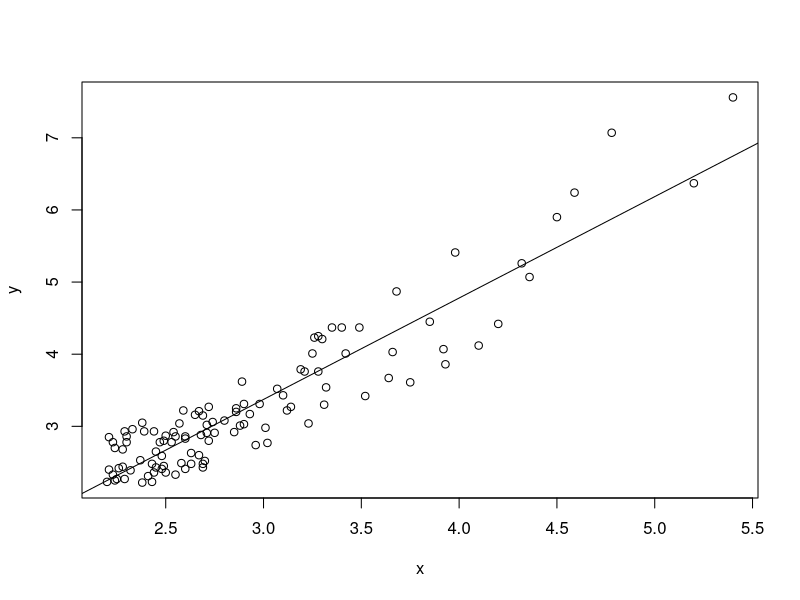
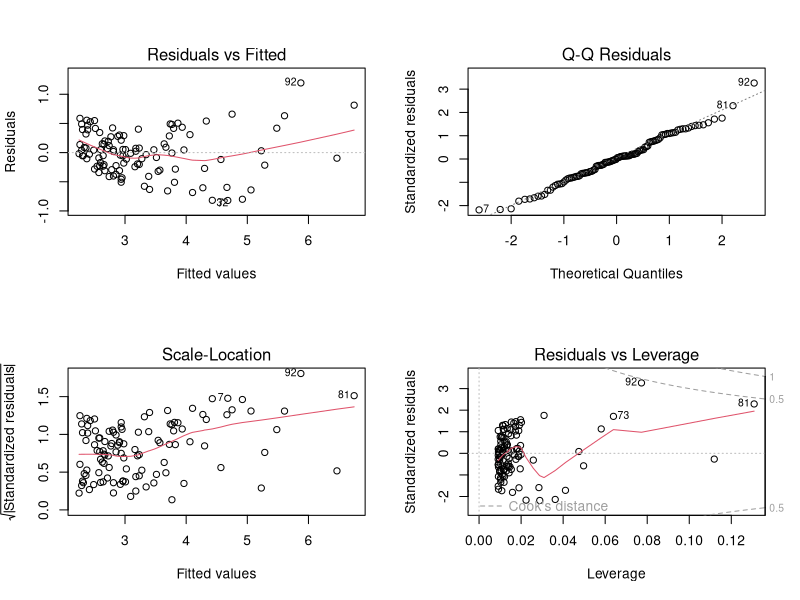
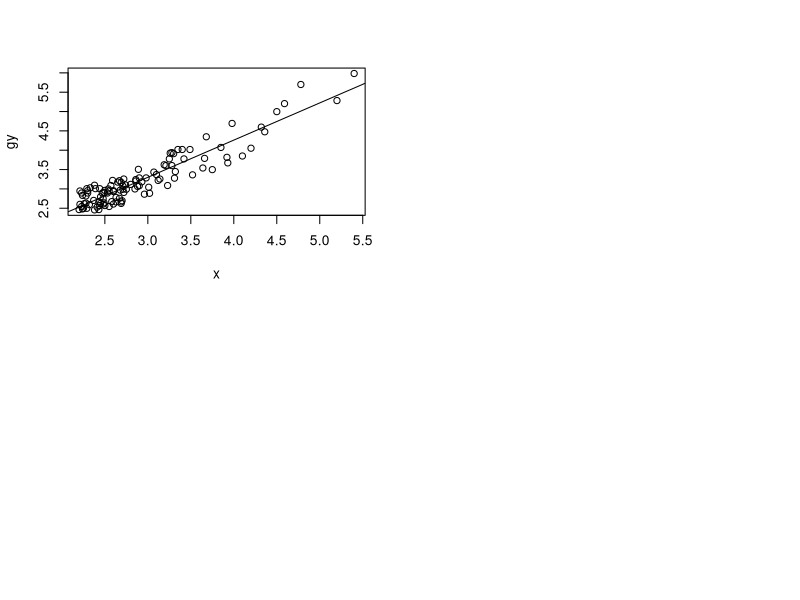
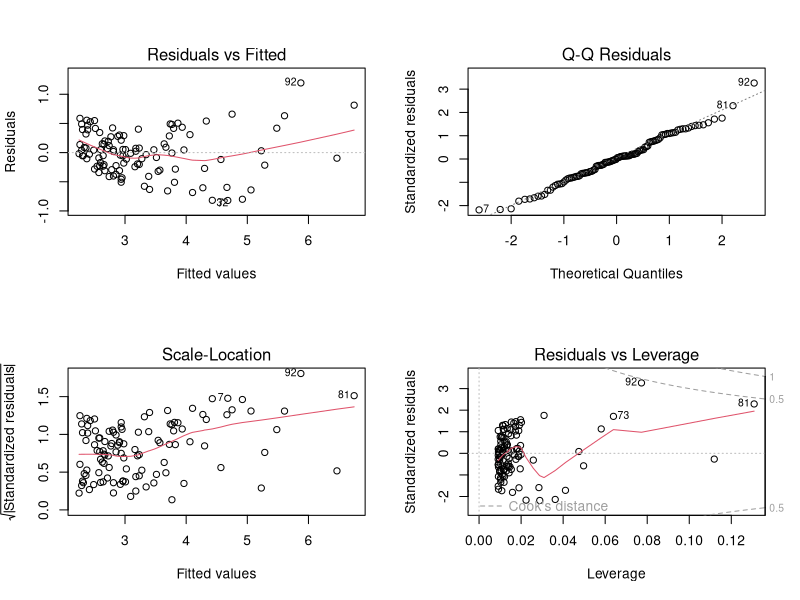
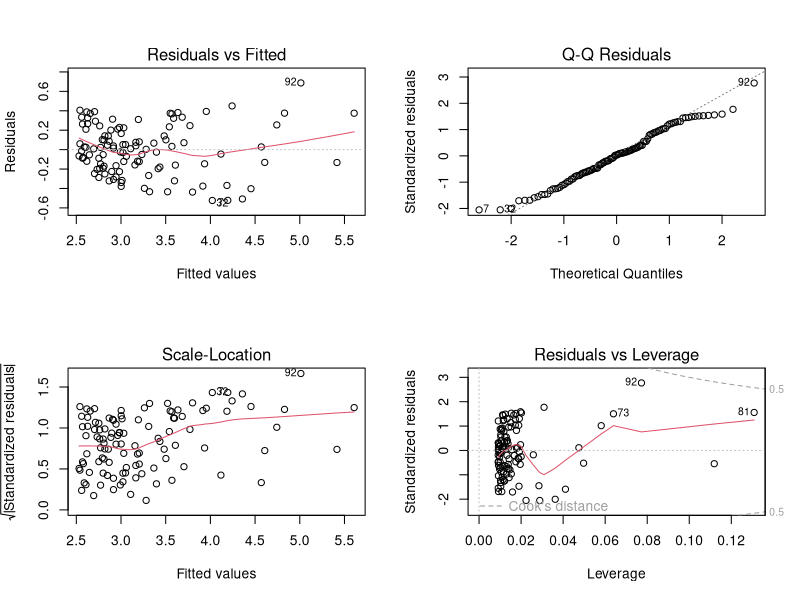
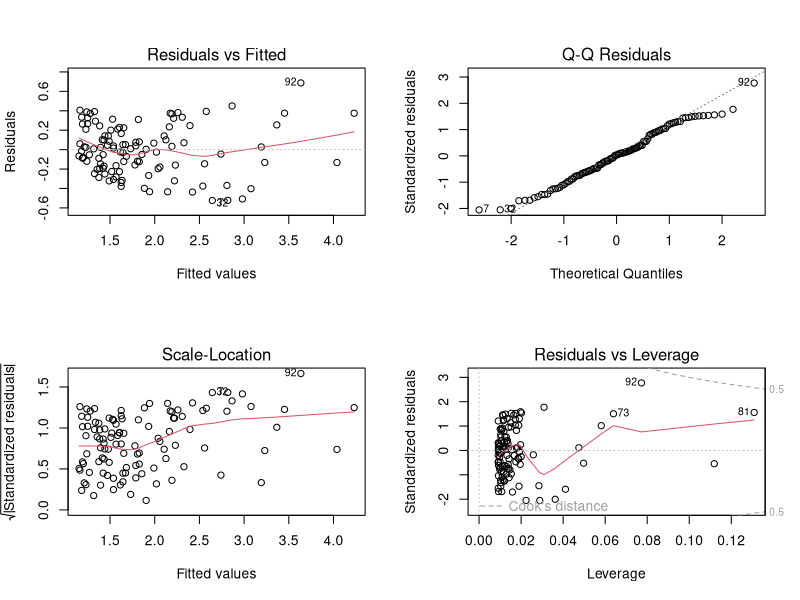
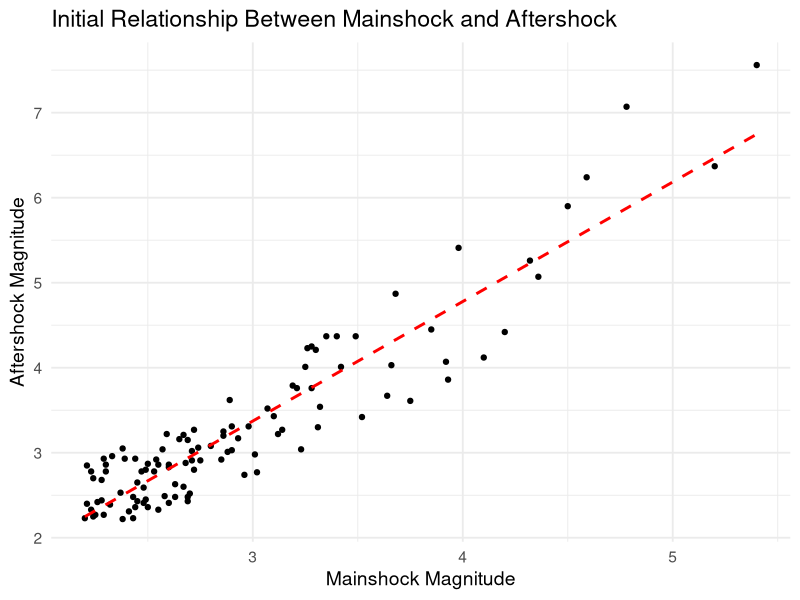
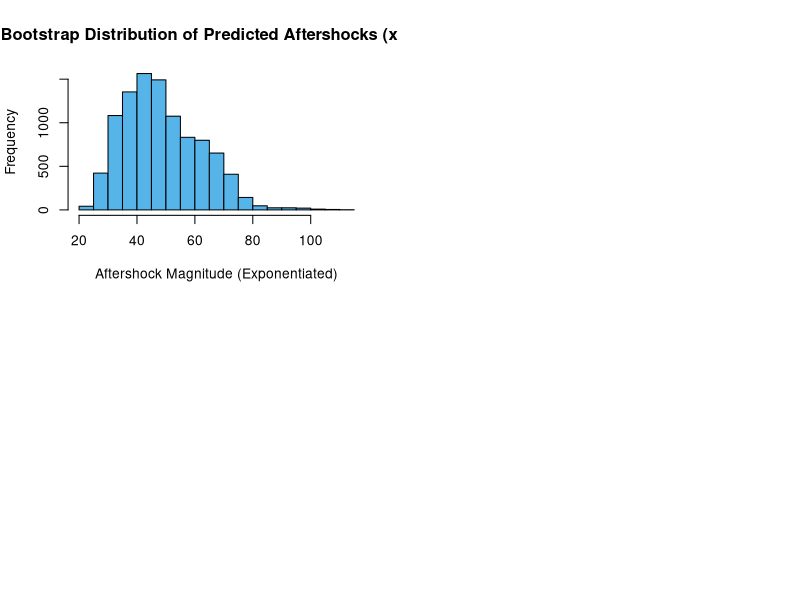

Source code (R) for these figures, in order:
## ---- chunk 1
library(readr)
library(ggplot2)
midterm1 <- read_csv("midterm1.csv")
## ---- chunk 2
# residual diagnositics with no transformation
x= midterm1$mainshock
y= midterm1$aftershock

model = lm(y~x)
plot(x,y)
abline(lm(y~x))

par(mfrow=c(2,2))
plot(model)
## ---- chunk 3
#transforming y
trans.y = function(lambda){
	gy = (y^lambda - 1)/lambda
	SSR = sum((lm(x~gy)$residuals)^2)
	SSR
}

lam = optim(1,trans.y)$par
gy = (y^lam)/lam
plot(x,gy)
abline(lm(gy~x))
lam
model1 = lm(y~x)
par(mfrow=c(2,2))
plot(model1)

model2 = lm(gy~x)
par(mfrow=c(2,2))
plot(model2)
## ---- chunk 4
# Load data
x <- midterm1$mainshock
y <- midterm1$aftershock
#transforming y
trans.y = function(lambda){
	gy = (y^lambda - 1)/lambda
	SSR = sum((lm(x~gy)$residuals)^2)
	SSR
}

lam = optim(1,trans.y)$par

gy <- (y^lam - 1) / lam
model_bc <- lm(gy ~ x)
summary(model_bc)
par(mfrow=c(2,2))
plot(model_bc)
## ---- chunk 5
#| label: scatterplot
#| fig-cap: "Scatterplot of Mainshock vs Aftershock Magnitudes"
library(ggplot2)
ggplot(midterm1, aes(x = mainshock, y = aftershock)) +
geom_point() +
geom_smooth(method = "lm", se = FALSE, color = "red", linetype = "dashed") +
theme_minimal(base_size = 14) +
labs(x = "Mainshock Magnitude", y = "Aftershock Magnitude",
title = "Initial Relationship Between Mainshock and Aftershock")
## ---- chunk 6
pred_bc <- predict(model_bc,
                   newdata = data.frame(x = 5),
                   interval = "confidence")
# Back-transform
yhat_conf <- (lam * pred_bc + 1)^(1/lam)
yhat_conf
## ---- chunk 7
set.seed(1254)
n <- length(x)
orig_res <- model_bc$residuals
BS.ystar <- numeric(10000)

for (i in 1:10000) {
  BS.x <- sample(x, n, replace = TRUE)
  BS.res <- sample(orig_res, n, replace = TRUE)
  BS.gyhat <- predict(model_bc, newdata = data.frame(x = BS.x))
  BS.gy <- BS.gyhat + BS.res
  BS.model <- lm(BS.gy ~ BS.x)
  BS.ystar[i] <- predict(BS.model, newdata = data.frame(BS.x = 5)) +
                 sample(orig_res, 1)
}

low.bound <- sort(BS.ystar)[250]
high.bound <- sort(BS.ystar)[9750]

# Back-transform
low.bound <- (lam * low.bound + 1)^(1/lam)
high.bound <- (lam * high.bound + 1)^(1/lam)

low.bound
high.bound
mean(exp(BS.ystar) > 6)
## ---- chunk 8
#| fig-cap: "Bootstrapped Prediction Interval for x = 5"
hist(exp(BS.ystar),
breaks = 30, col = "#56B4E9",
main = "Bootstrap Distribution of Predicted Aftershocks (x = 5)",
xlab = "Aftershock Magnitude (Exponentiated)")
abline(v = exp(c(low.bound, high.bound)), col = "red", lty = 2, lwd = 2)

